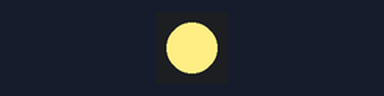
Bench run of a program on a simulated Calliope mini (MakeCode). On the bench: 1 RGB LEDs in strip order, left to right. Random numbers come from a fixed seed.

Above: at 0.15 s.
At 2.04 s:
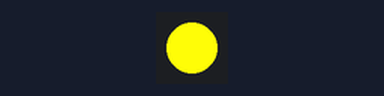
At 11.45 s:
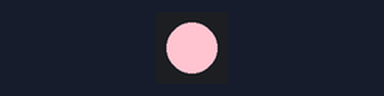
At 21.81 s:
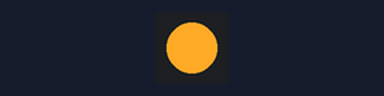
Timing chart, 0 to 22.0 s (numbered marks = the images above):
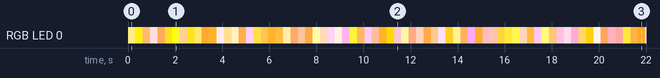

Measured:
- by itself, RGB LED 0: off → RGB(255, 238, 132) at 0.00 s, → RGB(255, 240, 17) 0.31 s later, → RGB(255, 187, 110) 0.31 s later, → RGB(255, 223, 221) 0.31 s later, … (71 changes in this stretch)

The program:

main.ts
```typescript
let Rot = 0
basic.forever(function () {
    for (let index = 0; index < 150; index++) {
        basic.setLedColor(0xff0000)
        Rot = randint(150, 255)
    }
    for (let index = 0; index < 300; index++) {
        basic.setLedColor(randint(Colors.Orange, Colors.Yellow))
    }
})
```

test.ts
```typescript
// Hier kann man Tests durchführen; diese Datei wird nicht kompiliert, wenn dieses Paket als Erweiterung verwendet wird.
```
